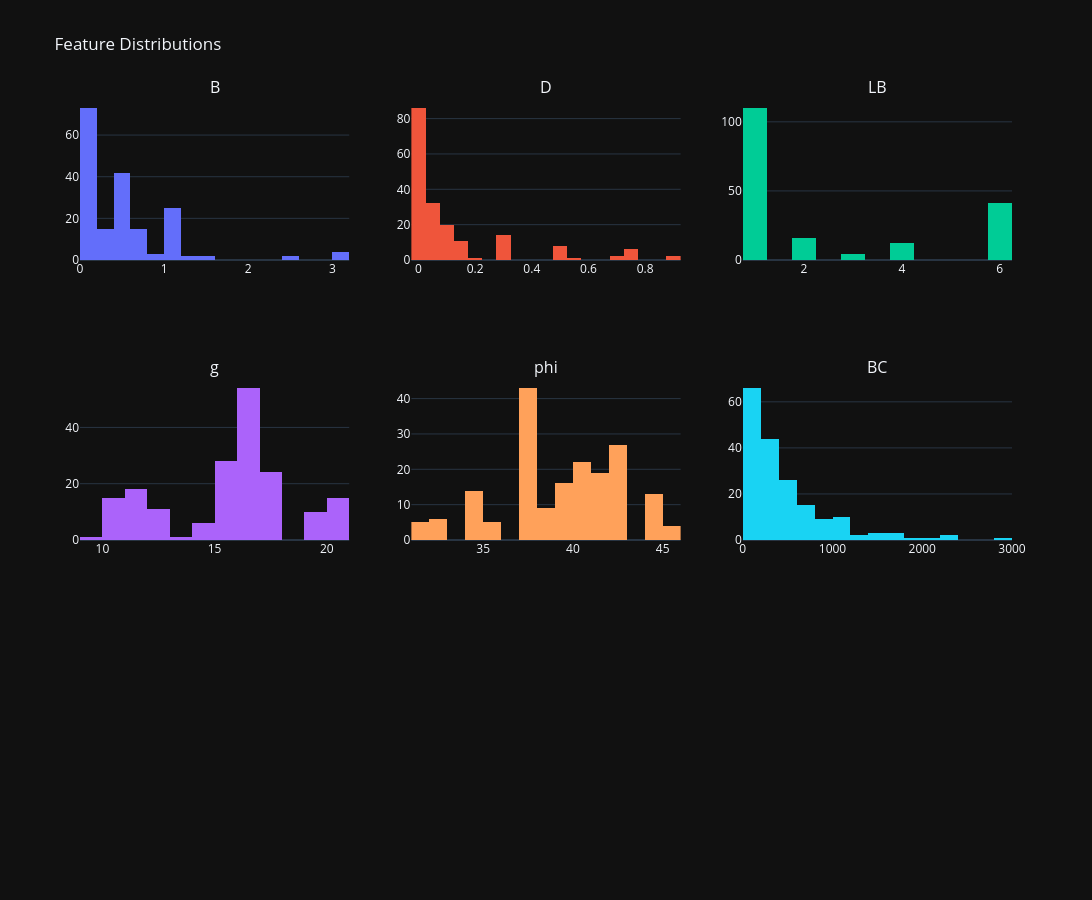

Notebook source saved alongside this figure:
### Code cell
# histogram
fig = make_subplots(rows=3, cols=3, subplot_titles=df.columns)

for i, col in enumerate(df.columns):
    row = i // 3 + 1; col_num = i % 3 + 1

    fig.add_trace( go.Histogram(x=df[col], nbinsx=20, name=col), row=row, col=col_num )

fig.update_layout( height=900, width=1200, title_text="Feature Distributions", showlegend=False)

fig.show()

### Figure 1 — Plotly figure (JSON) as saved in the notebook; plotly's stock layout.template omitted (floating-point values rounded to 4 significant figures; data arrays with more than 128 entries replaced by an {"elided": "..."} marker saying what was removed)
{"data": [{"name": "B", "nbinsx": 20, "x": {"elided": "183 float values"}, "type": "histogram", "xaxis": "x", "yaxis": "y"}, {"name": "D", "nbinsx": 20, "x": {"elided": "183 float values"}, "type": "histogram", "xaxis": "x2", "yaxis": "y2"}, {"name": "LB", "nbinsx": 20, "x": {"elided": "183 float values"}, "type": "histogram", "xaxis": "x3", "yaxis": "y3"}, {"name": "g", "nbinsx": 20, "x": {"elided": "183 float values"}, "type": "histogram", "xaxis": "x4", "yaxis": "y4"}, {"name": "phi", "nbinsx": 20, "x": {"elided": "183 float values"}, "type": "histogram", "xaxis": "x5", "yaxis": "y5"}, {"name": "BC", "nbinsx": 20, "x": {"elided": "183 float values"}, "type": "histogram", "xaxis": "x6", "yaxis": "y6"}], "layout": {"xaxis": {"anchor": "y", "domain": [0.0, 0.2889]}, "yaxis": {"anchor": "x", "domain": [0.7778, 1.0]}, "xaxis2": {"anchor": "y2", "domain": [0.3556, 0.6444]}, "yaxis2": {"anchor": "x2", "domain": [0.7778, 1.0]}, "xaxis3": {"anchor": "y3", "domain": [0.7111, 1.0]}, "yaxis3": {"anchor": "x3", "domain": [0.7778, 1.0]}, "xaxis4": {"anchor": "y4", "domain": [0.0, 0.2889]}, "yaxis4": {"anchor": "x4", "domain": [0.3889, 0.6111]}, "xaxis5": {"anchor": "y5", "domain": [0.3556, 0.6444]}, "yaxis5": {"anchor": "x5", "domain": [0.3889, 0.6111]}, "xaxis6": {"anchor": "y6", "domain": [0.7111, 1.0]}, "yaxis6": {"anchor": "x6", "domain": [0.3889, 0.6111]}, "xaxis7": {"anchor": "y7", "domain": [0.0, 0.2889]}, "yaxis7": {"anchor": "x7", "domain": [0.0, 0.2222]}, "xaxis8": {"anchor": "y8", "domain": [0.3556, 0.6444]}, "yaxis8": {"anchor": "x8", "domain": [0.0, 0.2222]}, "xaxis9": {"anchor": "y9", "domain": [0.7111, 1.0]}, "yaxis9": {"anchor": "x9", "domain": [0.0, 0.2222]}, "annotations": [{"font": {"size": 16}, "showarrow": false, "text": "B", "x": 0.1444, "xanchor": "center", "xref": "paper", "y": 1.0, "yanchor": "bottom", "yref": "paper"}, {"font": {"size": 16}, "showarrow": false, "text": "D", "x": 0.5, "xanchor": "center", "xref": "paper", "y": 1.0, "yanchor": "bottom", "yref": "paper"}, {"font": {"size": 16}, "showarrow": false, "text": "LB", "x": 0.8556, "xanchor": "center", "xref": "paper", "y": 1.0, "yanchor": "bottom", "yref": "paper"}, {"font": {"size": 16}, "showarrow": false, "text": "g", "x": 0.1444, "xanchor": "center", "xref": "paper", "y": 0.6111, "yanchor": "bottom", "yref": "paper"}, {"font": {"size": 16}, "showarrow": false, "text": "phi", "x": 0.5, "xanchor": "center", "xref": "paper", "y": 0.6111, "yanchor": "bottom", "yref": "paper"}, {"font": {"size": 16}, "showarrow": false, "text": "BC", "x": 0.8556, "xanchor": "center", "xref": "paper", "y": 0.6111, "yanchor": "bottom", "yref": "paper"}], "title": {"text": "Feature Distributions"}, "height": 900, "width": 1200, "showlegend": false}}
